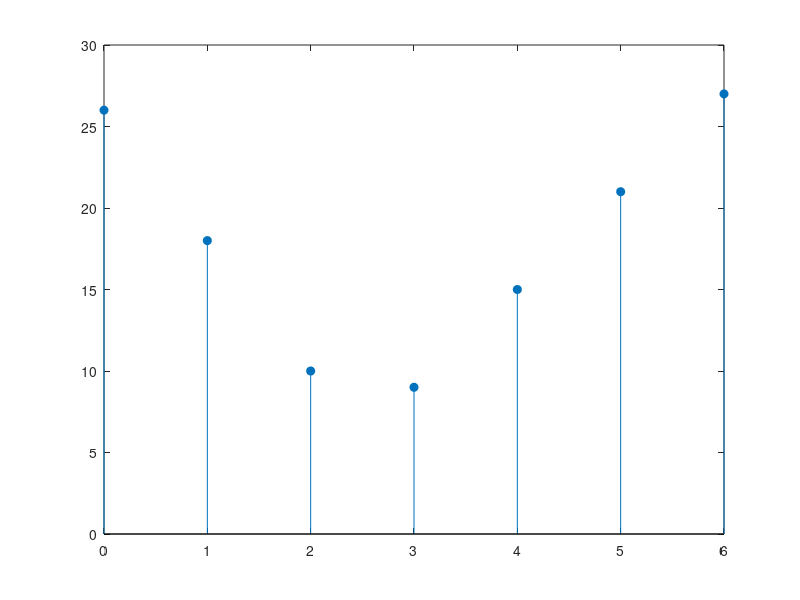

Reproduce this figure in MATLAB.
clc;
close all;
clear all;
x1=[1,2,2,1,0,0,0];
x2=[1,2,3,4,0,0,0];
N=7;
y=zeros(1,N);
for n=0:N-1
  m=0:N-1;
  xs2=mod(n-m,N);
  y2=x2(xs2+1);
  yn=x1.*xs2;
  y(n+1)=sum(yn);
end 
n=0:N-1;
stem(n,y,'filled');
